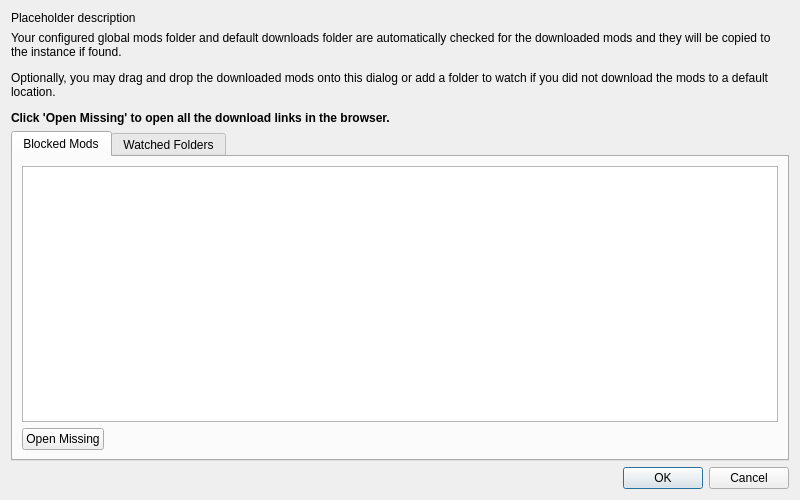
<?xml version="1.0" encoding="UTF-8"?>
<ui version="4.0">
 <class>BlockedModsDialog</class>
 <widget class="QDialog" name="BlockedModsDialog">
  <property name="geometry">
   <rect>
    <x>0</x>
    <y>0</y>
    <width>800</width>
    <height>500</height>
   </rect>
  </property>
  <property name="sizePolicy">
   <sizepolicy hsizetype="Maximum" vsizetype="Preferred">
    <horstretch>2</horstretch>
    <verstretch>1</verstretch>
   </sizepolicy>
  </property>
  <property name="minimumSize">
   <size>
    <width>700</width>
    <height>350</height>
   </size>
  </property>
  <property name="windowTitle">
   <string notr="true">BlockedModsDialog</string>
  </property>
  <layout class="QVBoxLayout" name="verticalLayout" stretch="0,0,0,0">
   <item>
    <widget class="QLabel" name="labelDescription">
     <property name="text">
      <string notr="true">Placeholder description</string>
     </property>
     <property name="textFormat">
      <enum>Qt::RichText</enum>
     </property>
     <property name="wordWrap">
      <bool>true</bool>
     </property>
    </widget>
   </item>
   <item>
    <widget class="QLabel" name="labelExplain">
     <property name="text">
      <string>&lt;html&gt;&lt;head/&gt;&lt;body&gt;&lt;p&gt;Your configured global mods folder and default downloads folder are automatically checked for the downloaded mods and they will be copied to the instance if found.&lt;/p&gt;&lt;p&gt;Optionally, you may drag and drop the downloaded mods onto this dialog or add a folder to watch if you did not download the mods to a default location.&lt;/p&gt;&lt;p&gt;&lt;span style=&quot; font-weight:600;&quot;&gt;Click 'Open Missing' to open all the download links in the browser. &lt;/span&gt;&lt;/p&gt;&lt;/body&gt;&lt;/html&gt;</string>
     </property>
     <property name="wordWrap">
      <bool>true</bool>
     </property>
    </widget>
   </item>
   <item>
    <widget class="QTabWidget" name="tabWidget">
     <property name="currentIndex">
      <number>0</number>
     </property>
     <widget class="QWidget" name="tab">
      <attribute name="title">
       <string>Blocked Mods</string>
      </attribute>
      <layout class="QVBoxLayout" name="verticalLayout_3">
       <item>
        <widget class="QTextBrowser" name="textBrowserModsListing">
         <property name="acceptRichText">
          <bool>true</bool>
         </property>
         <property name="openExternalLinks">
          <bool>true</bool>
         </property>
        </widget>
       </item>
       <item>
        <layout class="QHBoxLayout" name="openMissingLayout">
         <item>
          <widget class="QPushButton" name="openMissingButton">
           <property name="text">
            <string>Open Missing</string>
           </property>
          </widget>
         </item>
         <item>
          <spacer name="openMissingSpacer">
           <property name="orientation">
            <enum>Qt::Horizontal</enum>
           </property>
           <property name="sizeHint" stdset="0">
            <size>
             <width>40</width>
             <height>20</height>
            </size>
           </property>
          </spacer>
         </item>
        </layout>
       </item>
      </layout>
     </widget>
     <widget class="QWidget" name="tab_2">
      <attribute name="title">
       <string>Watched Folders</string>
      </attribute>
      <layout class="QVBoxLayout" name="verticalLayout_2">
       <item>
        <widget class="QTextBrowser" name="textBrowserWatched">
         <property name="baseSize">
          <size>
           <width>0</width>
           <height>12</height>
          </size>
         </property>
         <property name="openExternalLinks">
          <bool>true</bool>
         </property>
         <property name="openLinks">
          <bool>false</bool>
         </property>
        </widget>
       </item>
       <item>
        <layout class="QHBoxLayout" name="downloadFolderLayout">
         <item>
          <widget class="QPushButton" name="downloadFolderButton">
           <property name="text">
            <string>Add Download Folder</string>
           </property>
          </widget>
         </item>
         <item>
          <spacer name="downloadFolderSpacer">
           <property name="orientation">
            <enum>Qt::Horizontal</enum>
           </property>
           <property name="sizeHint" stdset="0">
            <size>
             <width>40</width>
             <height>20</height>
            </size>
           </property>
          </spacer>
         </item>
        </layout>
       </item>
      </layout>
     </widget>
    </widget>
   </item>
   <item>
    <layout class="QHBoxLayout" name="bottomBoxH">
     <item>
      <widget class="QLabel" name="labelModsFound">
       <property name="text">
        <string/>
       </property>
      </widget>
     </item>
     <item>
      <widget class="QDialogButtonBox" name="buttonBox">
       <property name="orientation">
        <enum>Qt::Horizontal</enum>
       </property>
       <property name="standardButtons">
        <set>QDialogButtonBox::Cancel|QDialogButtonBox::Ok</set>
       </property>
      </widget>
     </item>
    </layout>
   </item>
  </layout>
 </widget>
 <resources/>
 <connections>
  <connection>
   <sender>buttonBox</sender>
   <signal>accepted()</signal>
   <receiver>BlockedModsDialog</receiver>
   <slot>accept()</slot>
   <hints>
    <hint type="sourcelabel">
     <x>199</x>
     <y>425</y>
    </hint>
    <hint type="destinationlabel">
     <x>199</x>
     <y>227</y>
    </hint>
   </hints>
  </connection>
  <connection>
   <sender>buttonBox</sender>
   <signal>rejected()</signal>
   <receiver>BlockedModsDialog</receiver>
   <slot>reject()</slot>
   <hints>
    <hint type="sourcelabel">
     <x>199</x>
     <y>425</y>
    </hint>
    <hint type="destinationlabel">
     <x>199</x>
     <y>227</y>
    </hint>
   </hints>
  </connection>
 </connections>
</ui>
